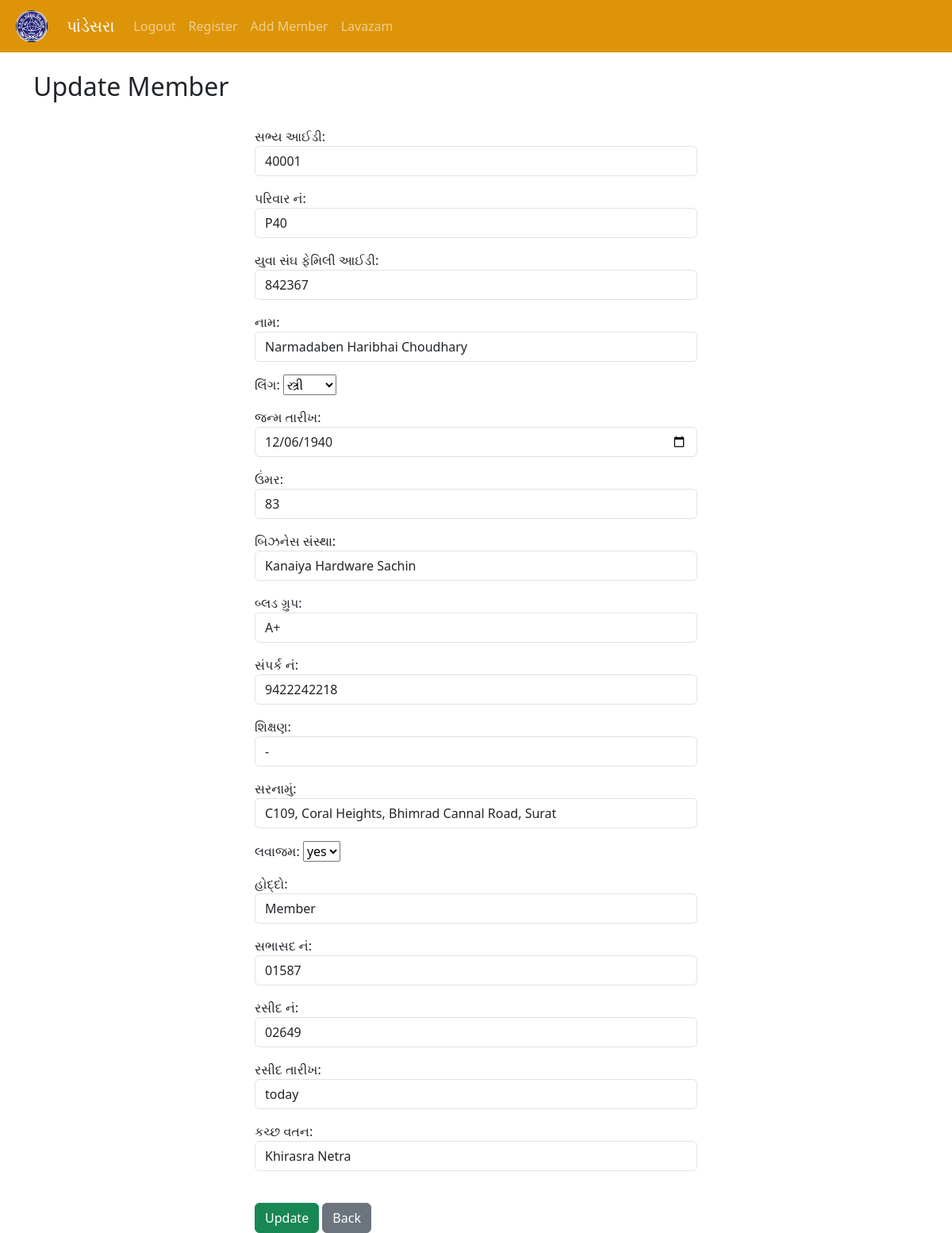
The app's page /update_record/40001 (signed in) with its own data.
### PandesaraMMApp/models.py (models this page shows, shortened)
class Record(models.Model):
    created_at = models.DateTimeField(auto_now_add=True)
    id_no = models.CharField(max_length = 10,primary_key =True)
    parivar_no = models.CharField(max_length=10)
    family_id = models.CharField(max_length = 10,null=True)
    name = models.CharField(max_length=100)
    gender = models.CharField(max_length=15)
    dob = models.DateField()
    age = models.IntegerField()
    firm = models.CharField(max_length=500)
    blood_group = models.CharField(max_length=5)
    contact_no = models.CharField(max_length = 10)
    education = models.CharField(max_length = 100)
    address = models.CharField(max_length = 500)
    fees = models.CharField(max_length = 5)
    designation = models.CharField(max_length=100)
    sabhasad_no = models.CharField(max_length=10,null=True)
    reciept_no = models.CharField(max_length=10,null=True)
    reciept_date = models.CharField(max_length=20,null=True)
    kutch_watan = models.CharField(max_length=100)

### PandesaraMMApp/views.py (the view)
# urls.py: path('update_record/<int:pk>',views.update_record, name='update_record'),
def update_record(request, pk):
    if request.user.is_authenticated:
        current_record = Record.objects.get(id_no = pk)
        form = UpdateForm(request.POST or None, instance=current_record)
        if form.is_valid():
            form.save()
            messages.success(request, "Record Has Been Upadated!")
            return redirect('home')
        return render(request,'update_record.html', {'form':form})
    else:
        messages.success(request, 'You must be logged in!!!')
        return redirect('home')

### PandesaraMMApp/templates/update_record.html (shortened to what this page needs)
{% extends "base.html" %}
{% block content %}
<h2>Update Member</h2>
<div class="col-md-6 offset-md-3">
<br/>
<form method="POST">
    {{form.as_p}}
<br/>
    <button type="submit" class="btn btn-success">Update</button>
    <a href="{% url 'home' %}" class="btn btn-secondary">Back</a>
</form>
</div>
{% endblock %}

### records on screen
Record: id_no "40001", parivar_no "P40", family_id "842367", name "Narmadaben Haribhai Choudhary", gender "સ્ત્રી", dob "12/06/1940", age "83", firm "Kanaiya Hardware Sachin", blood_group "A+", contact_no "9422242218", education "-", address "C109, Coral Heights, Bhimrad Cannal Road, Surat", fees "yes", designation "Member", sabhasad_no "01587", reciept_no "02649", reciept_date "today", kutch_watan "Khirasra Netra"
